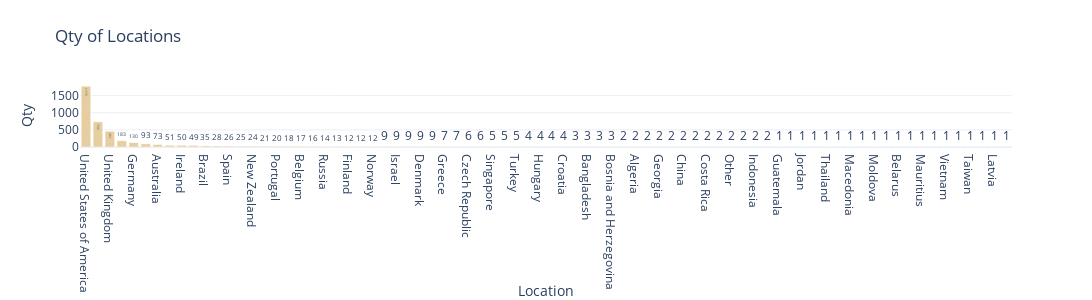

The notebook cell this image was saved under:
### Code cell
bar_chart(df=location_df, xaxis="Location", yaxis="Qty", title="Qty of Locations")

### Figure 1 — Plotly figure (JSON) as saved in the notebook; plotly's stock layout.template omitted (floating-point values rounded to 4 significant figures)
{"data": [{"alignmentgroup": "True", "hovertemplate": "Location=%{x}<br>Qty=%{y}<extra></extra>", "legendgroup": "", "marker": {"color": "#e6cea0", "pattern": {"shape": ""}}, "name": "", "offsetgroup": "", "orientation": "v", "showlegend": false, "textposition": "auto", "texttemplate": "%{y}", "type": "bar", "x": ["United States of America", "United States", "United Kingdom", "Canada", "Germany", "Netherlands", "Australia", "France", "Ireland", "India", "Brazil", "Sweden", "Spain", "Switzerland", "New Zealand", "Poland", "Portugal", "Italy", "Belgium", "South Africa", "Russia", "Bulgaria", "Finland", "Mexico", "Norway", "Austria", "Israel", "Japan", "Denmark", "Romania", "Greece", "Pakistan", "Czech Republic", "Colombia", "Singapore", "Estonia", "Turkey", "Argentina", "Hungary", "Serbia", "Croatia", "Chile", "Bangladesh", "Ukraine", "Bosnia and Herzegovina", "Lithuania", "Algeria", "Nigeria", "Georgia", "Afghanistan", "China", "Iceland", "Costa Rica", "Slovakia", "Other", "Hong Kong", "Indonesia", "Uruguay", "Guatemala", "Ethiopia", "Jordan", "Slovenia", "Thailand", "Iran", "Macedonia", "Kenya", "Moldova", "Venezuela", "Belarus", "Ghana", "Mauritius", "Saudi Arabia", "Vietnam", "Ecuador", "Taiwan", "Philippines", "Latvia", "Brunei"], "xaxis": "x", "y": [1775, 736, 461, 183, 130, 93, 73, 51, 50, 49, 35, 28, 26, 25, 24, 21, 20, 18, 17, 16, 14, 13, 12, 12, 12, 9, 9, 9, 9, 9, 7, 7, 6, 6, 5, 5, 5, 4, 4, 4, 4, 3, 3, 3, 3, 2, 2, 2, 2, 2, 2, 2, 2, 2, 2, 2, 2, 2, 1, 1, 1, 1, 1, 1, 1, 1, 1, 1, 1, 1, 1, 1, 1, 1, 1, 1, 1, 1], "yaxis": "y"}], "layout": {"barmode": "relative", "height": 300, "legend": {"tracegroupgap": 0}, "title": {"text": "Qty of Locations"}, "width": 1200, "xaxis": {"anchor": "y", "domain": [0, 1], "title": {"text": "Location"}}, "yaxis": {"anchor": "x", "domain": [0, 1], "title": {"text": "Qty"}}}}
